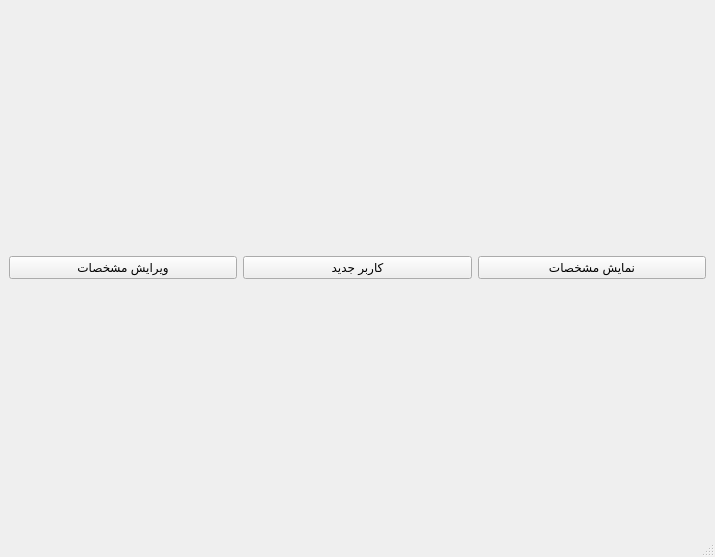
<?xml version="1.0" encoding="UTF-8"?>
<ui version="4.0">
 <class>QMainWindow</class>
 <widget class="QMainWindow" name="QMainWindow">
  <property name="geometry">
   <rect>
    <x>0</x>
    <y>0</y>
    <width>715</width>
    <height>557</height>
   </rect>
  </property>
  <property name="windowTitle">
   <string>MainWindow</string>
  </property>
  <widget class="QWidget" name="centralwidget">
   <layout class="QGridLayout" name="gridLayout">
    <item row="0" column="0">
     <layout class="QHBoxLayout" name="hl1">
      <item>
       <widget class="QPushButton" name="btn2_update">
        <property name="text">
         <string>ویرایش مشخصات</string>
        </property>
       </widget>
      </item>
      <item>
       <widget class="QPushButton" name="btn3_insert">
        <property name="text">
         <string>کاربر جدید</string>
        </property>
       </widget>
      </item>
      <item>
       <widget class="QPushButton" name="btn1_select">
        <property name="text">
         <string>نمایش مشخصات</string>
        </property>
       </widget>
      </item>
     </layout>
    </item>
   </layout>
  </widget>
  <widget class="QMenuBar" name="menubar">
   <property name="geometry">
    <rect>
     <x>0</x>
     <y>0</y>
     <width>715</width>
     <height>30</height>
    </rect>
   </property>
  </widget>
  <widget class="QStatusBar" name="statusbar"/>
 </widget>
 <resources/>
 <connections/>
</ui>
